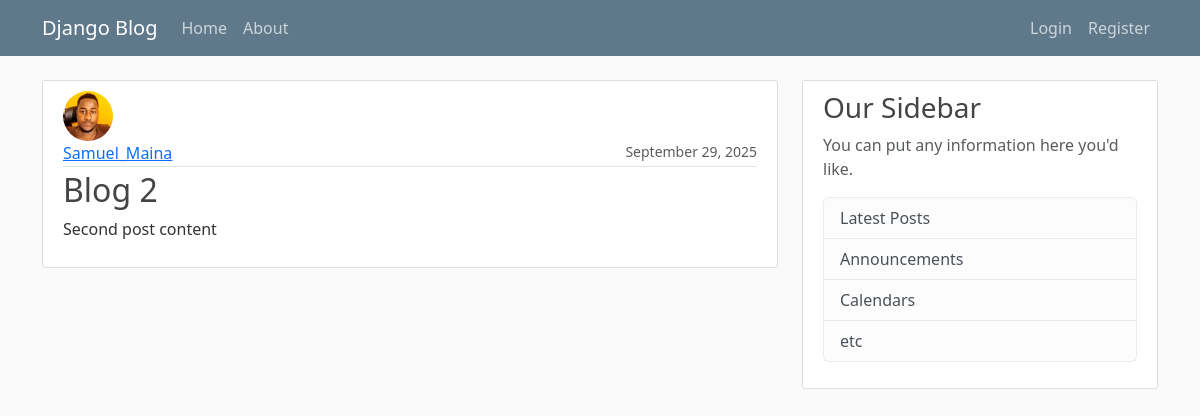
The app's page /post/2/ with its own data.
### blogs/models.py (models this page shows, shortened)
class Post(models.Model):
    title = models.CharField(max_length=100)
    content = models.TextField()
    date_posted = models.DateTimeField(default=timezone.now)
    author = models.ForeignKey(User, on_delete=models.CASCADE)

### users/models.py (models this page shows, shortened)
class Profile(models.Model):
    user = models.OneToOneField(User, on_delete=models.CASCADE)
    image = models.ImageField(default='default.jpg', upload_to='profile_pics')

### blogs/views.py (the view)
# urls.py: path('post/<int:pk>/', PostView.as_view(), name="post"),
class PostView(DetailView):
    model = Post
    template_name = 'blogs/post_detail.html'
    context_object_name = 'post'

### blogs/templates/blogs/post_detail.html (shortened to what this page needs)
{% extends 'blogs/main.html' %}
{% block content %}
<article class="media content-section">
    <img class="rounded-circle article-img align-self-start" src="{{post.author.profile.image.url}}">
    <div class="media-body">
        <div class="article-metadata d-flex justify-content-between">
            <a class="mr-2" href="{% url 'user-posts' post.author.username %}">{{ post.author }}</a>
            <small class="text-muted">{{ post.date_posted |date:"F d, Y" }}</small>
        </div>
        <h2 class="article-title">{{ post.title }}</h2>
        <p class="article-content">{{ post.content }}</p>
    </div>
</article>
{% endblock content %}

### blogs/static/blogs/main.css (style rules this page uses)
body { background: #fafafa; color: #333333; margin-top: 5rem; }
h1, h2, h3, h4, h5, h6 { color: #444444; }
.content-section { background: #ffffff; padding: 10px 20px; border: 1px solid #dddddd; border-radius: 3px; margin-bottom: 20px; }
.article-title { color: #444444; }
.article-content { white-space: pre-line; }
.article-img { height: 65px; width: 65px; margin-right: 16px; }
.article-metadata { padding-bottom: 1px; margin-bottom: 4px; border-bottom: 1px solid #e3e3e3 }

### blogs/templates/blogs/post_detail.html (style rules this page uses)
.rounded-circle.article-img { width: 50px; height: 50px; object-fit: cover; border-radius: 50%; margin-right: 15px; }

### records on screen
Post: author.profile.image (picture), author "Samuel_Maina", date_posted "September 29, 2025", title "Blog 2", content "Second post content"
